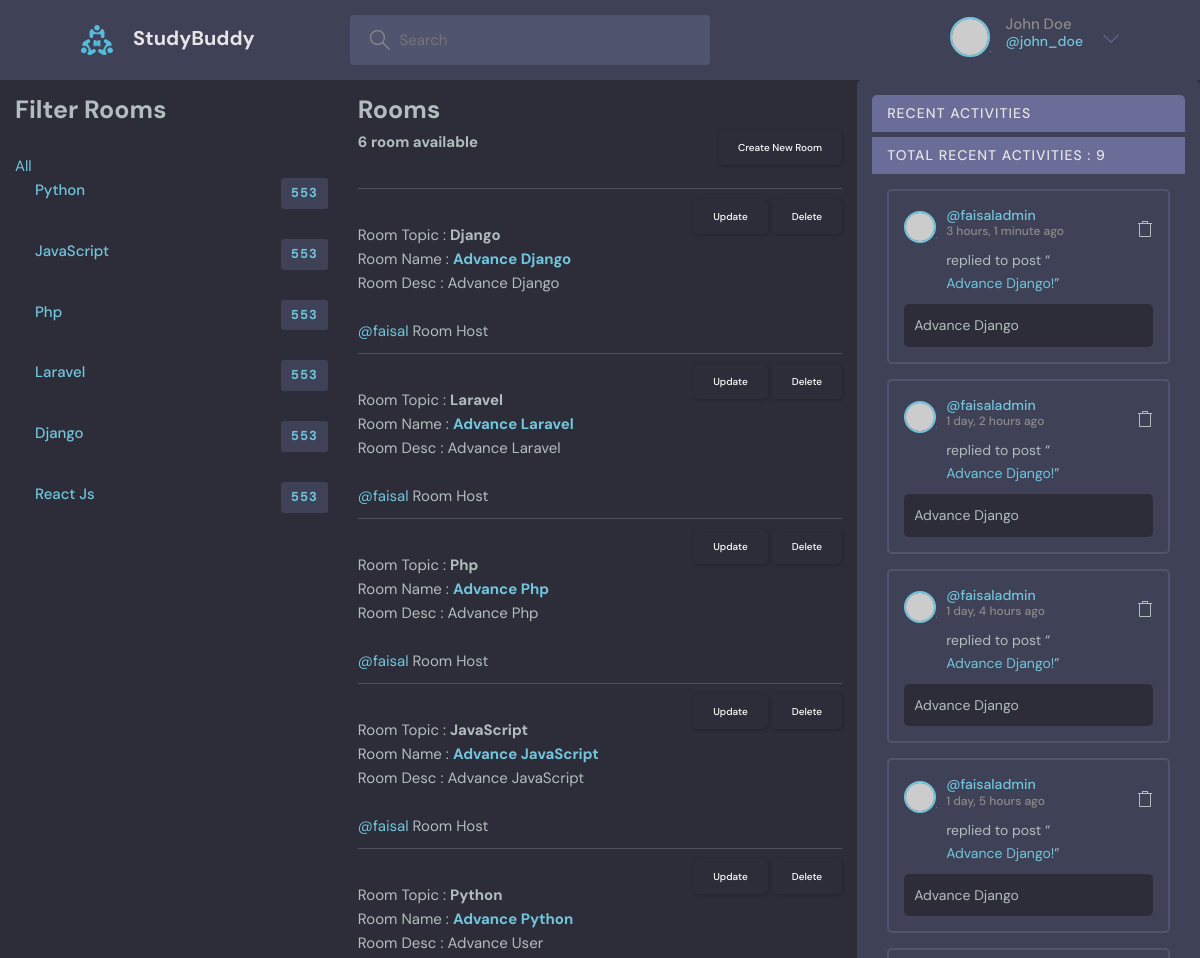
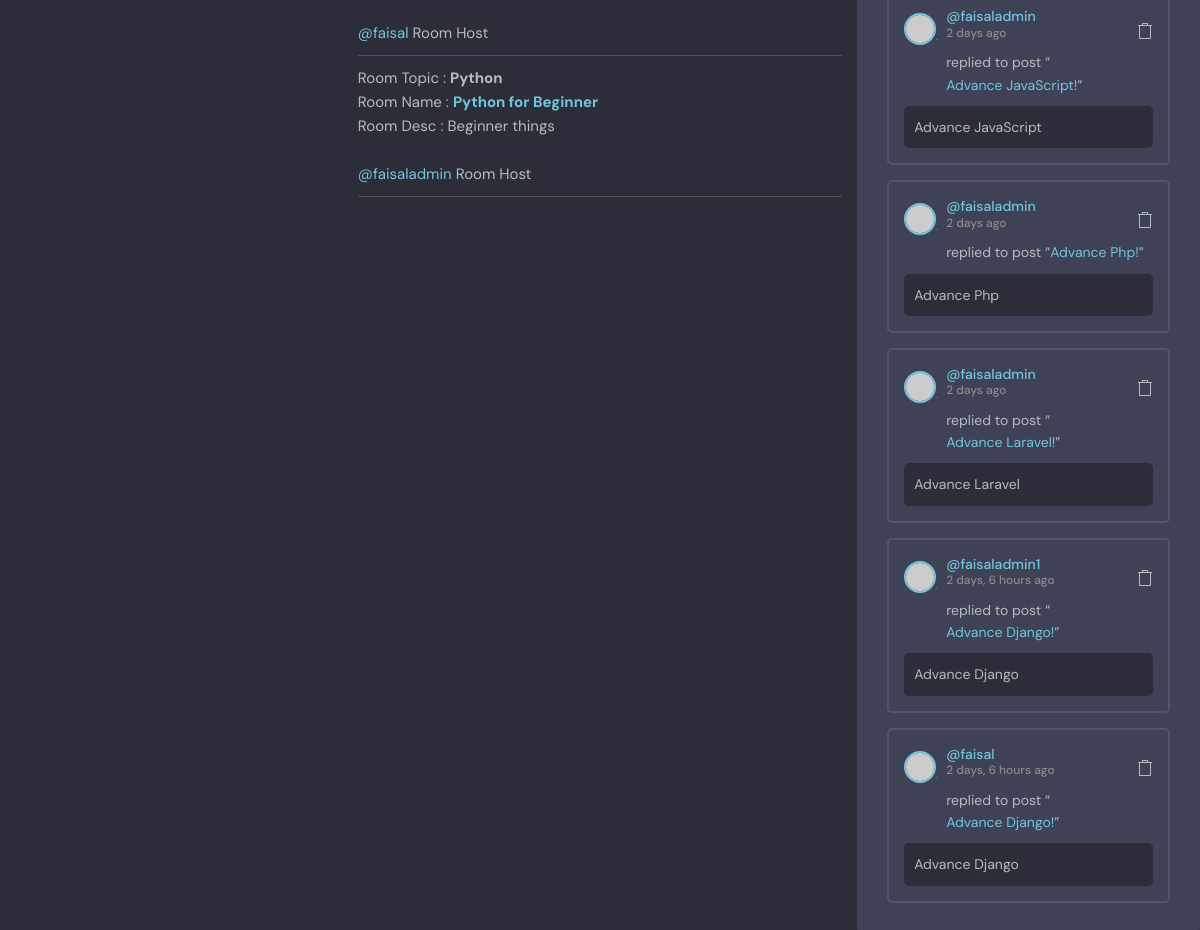
/rooms (signed in), run on the app's committed database (2 pictures, top to bottom).
### base/models.py (models this page shows, shortened)
class Topic(models.Model):
    name = models.CharField(("name"), max_length=100)
    created = models.DateTimeField(("created"), auto_now_add=True)
    updated = models.DateTimeField(("updated"), auto_now=True)
    def __str__(self):
        return self.name

class Room(models.Model):
    host = models.ForeignKey(User, verbose_name=("host"), on_delete=models.SET_NULL, null=True)
    topic = models.ForeignKey(Topic, verbose_name=("topic"), on_delete=models.SET_NULL, null=True)
    name = models.CharField(("name"), max_length=50)
    participants = models.ManyToManyField(User, related_name='participants')
    desc =  models.TextField(("desc"), null=True, blank=True)
    created = models.DateTimeField(("created"), auto_now_add=True)
    updated = models.DateTimeField(("updated"), auto_now=True)
    class Meta:
        ordering = ['-updated', '-created']
    def __str__(self):
        return self.name

class Messages(models.Model):
    user = models.ForeignKey(User, verbose_name=("user"), on_delete=models.CASCADE)
    room = models.ForeignKey(Room, verbose_name=("room"), on_delete=models.CASCADE)
    body =  models.TextField(("body"))
    created = models.DateTimeField(("created"), auto_now_add=True)
    updated = models.DateTimeField(("updated"), auto_now=True)

### base/views.py (the view)
# urls.py: 2. Add a URL to urlpatterns:  path('', views.rooms, name='rooms')
@login_required(login_url='login')
def rooms(request):
    profiles = User.objects.all()
    profiles_count = profiles.count()
    topics = Topic.objects.all()
    q = request.GET.get('q') if request.GET.get('q') != None else ''
    rooms = Room.objects.filter(
        Q(topic__name__icontains=q) |
        Q(host__username__icontains=q) |
        Q(name__icontains=q) |
        Q(desc__icontains=q)
    )
    rooms_count = rooms.count()
    recent_activities = Messages.objects.filter(
        Q(room__topic__name__icontains=q)
    ).order_by('-created')
    recent_activities_count = recent_activities.count()
    context = {'profiles': profiles, 'profiles_count': profiles_count,
               'rooms': rooms, 'topics': topics, 'rooms_count': rooms_count,
               'recent_activities': recent_activities, 'recent_activities_count': recent_activities_count
               }
    return render(request, 'base/rooms.html', context)

### base/templates/base/rooms.html (shortened to what this page needs)
{% extends 'main.html' %} {% block title %} Main Page {% endblock title %}
{% block content %}
<div class="index-container">
  <aside class="section topics">
    <h1><b>Filter Rooms</b></h1>
    <br />
    <a href="{% url 'rooms' %}">All</a>
    <br />
    {% include 'base/topics_components.html' %}
  </aside>
  <section class="section feeds">
    <span>
      <h1><b>Rooms</b></h1>
      <span><b>{{ rooms_count }} room available</b></span>
      {% if user.username %}
      <p class="float-end">
        <a class="btn btn-dark" href="/create-room">Create New Room</a>
      </p>
      {% endif %}
    </span>
    <br />
    <br />
    <hr />
    {% include 'base/feeds_components.html' %}
  </section>
  <section class="section activities">
    {% include 'base/activities_components.html' %}
  </section>
</div>
{% endblock content %}

### base/templates/base/topics_components.html
<ul class="topics__list">
  {% for topic in topics %}
  <li>
    <a href="{% url 'rooms' %}?q={{ topic.name }}" class="active"
      > {{ topic.name}} <span>553</span></a
    >
  </li>
  {% endfor %}
</ul>

### base/templates/base/feeds_components.html
{% for room in rooms %} {% if request.user == room.host %}
<p class="float-end">
  <a class="btn btn-dark" href="{% url 'update-room' room.id %}">Update</a>
  <a class="btn btn-dark" href="{% url 'delete-room' room.id %}">Delete</a>
</p>
<br />
{% endif %}
Room Topic : <b>{{ room.topic }}</b> <br />
Room Name :
<a href='{% url "room" room.id %}'><b>{{ room.name }}</b></a> <br />
Room Desc : <span>{{ room.desc }}</span> <br />
<br />
<a href='{% url "room" room.id %}'>@{{ room.host}}</a> Room Host <br />
<hr />
{% endfor %}

### base/templates/base/activities_components.html
<div class="activities">
  <div class="activities__header">
    <h2>Recent Activities</h2>
    <h2>Total Recent Activities : {{ recent_activities_count }}</h2>
  </div>
  {% for recent_activitie in recent_activities %}
  <div class="activities__box">
    <div class="activities__boxHeader roomListRoom__header">
      <a
        href='{% url "profile" recent_activitie.user.id %}'
        class="roomListRoom__author"
      >
        <div class="avatar avatar--small">
          <img src="https://randomuser.me/api/portraits/women/11.jpg" />
        </div>
        <p>
          @{{ recent_activitie.user }}
          <span>{{ recent_activitie.created | timesince }} ago</span>
        </p>
      </a>
      <div class="roomListRoom__actions">
        <a href="#">
          <svg
            version="1.1"
            xmlns="http://www.w3.org/2000/svg"
            width="32"
            height="32"
            viewBox="0 0 32 32"
          >
            <title>delete</title>
            <path
              d="M30 4h-8v-3c0-0.553-0.447-1-1-1h-10c-0.553 0-1 0.447-1 1v3h-8v2h2v24c0 1.104 0.897 2 2 2h20c1.103 0 2-0.896 2-2v-24h2v-2h-0zM12 2h8v2h-8v-2zM26.002 30l-0.002 1v-1h-20v-24h20v24h0.002z"
            ></path>
          </svg>
        </a>
      </div>
    </div>
    <div class="activities__boxContent">
      <p>
        replied to post “<a href="room.html">{{ recent_activitie.room }}!</a>”
      </p>
      <div class="activities__boxRoomContent">
       {{ recent_activitie.room.desc}}
      </div>
    </div>
  </div>
  {% endfor %}
</div>

### static/styles/style.css (style rules this page uses)
:root { --color-main: #71c6dd; --color-main-light: #e1f6fb; --color-dark: #3f4156; --color-dark-medium: #51546e; --color-dark-light: #696d97; --color-light: #e5e5e5; --color-gray: #8b8b8b; --color-light-gray: #b2bdbd; --color-bg: #2d2d39; --color-success: #5dd693; --color-error: #fc4b0b; }
* { font-family: "DM Sans", -apple-system, BlinkMacSystemFont, "Segoe UI", Roboto, Oxygen, Ubuntu, Cantarell, "Open Sans", "Helvetica Neue", sans-serif; margin: 0; padding: 0; box-sizing: border-box; text-rendering: optimizeLegibility; font-size: inherit; }
html { font-size: 56.25%; }
@media only screen and (min-width: 1200px) { html { font-size: 62.5%; } }
body { line-height: 1.6; font-weight: 400; font-size: 1.5rem; color: var(--color-light-gray); background-color: var(--color-bg); min-height: 100vh; }
img { width: 100%; }
a { display: inline-block; color: var(--color-main); text-decoration: none; }
.btn { background-color: transparent; border: none; display: inline-flex; align-items: center; gap: 1rem; cursor: pointer; transition: all ease-in-out 0.3s; padding: 1rem 2rem; border-radius: 5px; box-shadow: 1px 1px 3px 1px rgba(0, 0, 0, 0.15); font-weight: 500; }
.avatar { position: relative; display: inline-block; border-radius: 50%; border: 2px solid var(--color-main); }
.avatar img { display: block; border-radius: 50%; object-fit: cover; object-position: center; }
.avatar::after { content: ""; display: block; position: absolute; background-color: var(--color-gray); z-index: 111; border-radius: 50%; border: 0.3rem solid var(--color-dark); }
.avatar.avatar--small img { width: 2.8rem; height: 2.8rem; }
.avatar.avatar--small:after { width: 0.7rem; height: 0.7rem; bottom: 0px; right: -6px; }
.topics__list { list-style: none; }
.topics__list li a { display: flex; justify-content: space-between; margin-bottom: 3rem; font-weight: 500; color: var(--color-light-gray); transition: all 0.3s ease-in-out; }
.topics__list li a.active, .topics__list li a:hover { color: var(--color-main); }
.topics__list li a span { padding: 0.5rem 1rem; background-color: var(--color-dark); border-radius: 3px; font-size: 1.3rem; font-weight: 700; letter-spacing: 1px; }
.roomListRoom__header { display: flex; justify-content: space-between; align-items: center; }
.roomListRoom__author { font-weight: 500; display: flex; align-items: center; gap: 1rem; }
.roomListRoom__actions { display: flex; align-items: flex-start; gap: 1rem; position: relative; }
.roomListRoom__actions svg { fill: var(--color-main); width: 1.6rem; height: 1.6rem; }
.activities { background: var(--color-dark); border-radius: 5px; overflow: hidden; }
.activities__header h2 { background-color: var(--color-dark-light); text-transform: uppercase; font-weight: 500; padding: 1rem 1.5rem; color: var(--color-light); letter-spacing: 1px; font-size: 1.4rem; }
.activities__box { margin: 1.5rem; padding: 1.5rem; border: 2px solid var(--color-dark-medium); border-radius: 5px; }
.activities__boxHeader p { font-size: 1.4rem; line-height: 1.3; }
.activities__boxHeader p span { color: var(--color-gray); font-size: 1.2rem; display: block; }
.activities__boxContent { margin-left: 4.2rem; }
.activities__boxContent { font-size: 1.4rem; }
.activities__boxRoomContent { background: var(--color-bg); padding: 1rem; border-radius: 5px; margin-top: 1rem; margin-left: -4.2rem; }
.roomListRoom__actions svg { fill: var(--color-light-gray); }

### base/templates/base/rooms.html (style rules this page uses)
.index-container { display: grid; grid-template-columns: 2fr 3fr 2fr; }
.section { padding: 15px; }

### data on the page
Topic: name "Python"
Topic: name "JavaScript"
Topic: name "Php"
Topic: name "Laravel"
Topic: name "Django"
Topic: name "React Js"
Room: shows "Update", topic "Django", name "Advance Django", desc "Advance Django", host "faisal"
Room: shows "Update", topic "Laravel", name "Advance Laravel", desc "Advance Laravel", host "faisal"
Room: shows "Update", topic "Php", name "Advance Php", desc "Advance Php", host "faisal"
Room: shows "Update", topic "JavaScript", name "Advance JavaScript", desc "Advance JavaScript", host "faisal"
Room: shows "Update", topic "Python", name "Advance Python", desc "Advance User", host "faisal"
Room: topic "Python", name "Python for Beginner", desc "Beginner things", host "faisaladmin"
Messages: user "faisaladmin", created "3 hours, 1 minute", room "Advance Django", room.desc "Advance Django"
Messages: user "faisaladmin", created "1 day, 2 hours", room "Advance Django", room.desc "Advance Django"
Messages: user "faisaladmin", created "1 day, 4 hours", room "Advance Django", room.desc "Advance Django"
Messages: user "faisaladmin", created "1 day, 5 hours", room "Advance Django", room.desc "Advance Django"
Messages: user "faisaladmin", created "2 days", room "Advance JavaScript", room.desc "Advance JavaScript"
Messages: user "faisaladmin", created "2 days", room "Advance Php", room.desc "Advance Php"
Messages: user "faisaladmin", created "2 days", room "Advance Laravel", room.desc "Advance Laravel"
Messages: user "faisaladmin1", created "2 days, 6 hours", room "Advance Django", room.desc "Advance Django"
Messages: user "faisal", created "2 days, 6 hours", room "Advance Django", room.desc "Advance Django"

### other printed values
{{ rooms_count }} "6"
{{ recent_activities_count }} "9"
